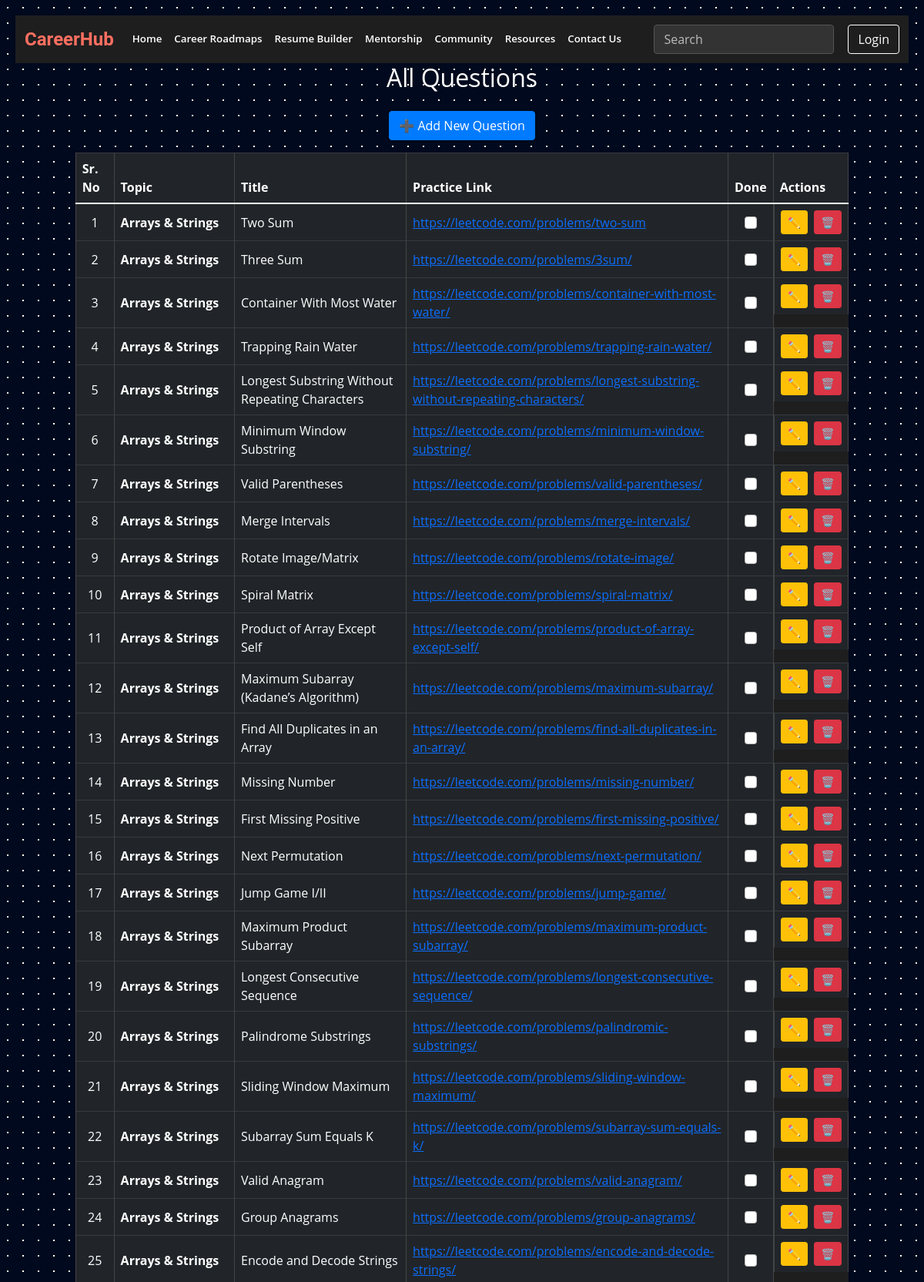
The app's page /get_all_questions (signed in, upper part) with its own data.
### tables this page shows
CREATE TABLE questions (
        id INTEGER PRIMARY KEY AUTOINCREMENT,
        topic TEXT NOT NULL,
        title TEXT NOT NULL,
        practice_link TEXT NOT NULL,
        done BOOLEAN DEFAULT FALSE
    );

### app.py (the view)
@app.route("/get_all_questions", methods=["GET"])
def get_all_questions():
    if "user_id" not in session:
        return redirect(url_for("login"))
    conn = get_db_connection()
    cur = conn.cursor()
    cur.execute("SELECT * FROM questions ORDER BY topic ASC;")
    questions = cur.fetchall()
    conn.close()
    question_list = [{
        "sr_no": idx + 1,
        "id": question["id"],
        "topic": question["topic"],
        "title": question["title"],
        "practice_link": question["practice_link"],
        "done": bool(question["done"])
    } for idx, question in enumerate(questions)]
    return render_template("qsn.html", questions=question_list)

### app.py (called while the page is built)
def get_db_connection():
    conn = sqlite3.connect(DATABASE_URL)
    conn.row_factory = sqlite3.Row
    return conn

### templates/qsn.html (shortened to what this page needs)
<!DOCTYPE html>
<html lang="en">
<head>
    <link href="https://cdn.jsdelivr.net/npm/bootstrap@5.1.3/dist/css/bootstrap.min.css" rel="stylesheet">
</head>
<body>
    <nav class="navbar navbar-expand-lg bg-dark">
        <div class="container-fluid">
            <a class="navbar-brand" href="#">CareerHub</a>
            <div class="collapse navbar-collapse" id="navbarTogglerDemo01">
                <ul class="navbar-nav me-auto mb-2 mb-lg-0">
                    <li class="nav-item">
                        <a class="nav-link active" href="#">Home</a>
                    </li>
                    <li class="nav-item dropdown">
                        <a class="nav-link" href="#" role="button" data-bs-toggle="dropdown" aria-expanded="false">
                            Career Roadmaps
                        </a>
                    </li>
                    <li class="nav-item">
                        <a class="nav-link" href="#">Resume Builder</a>
                    </li>
                    <li class="nav-item">
                        <a class="nav-link" href="#">Mentorship</a>
                    </li>
                    <li class="nav-item">
                        <a class="nav-link" href="#">Community</a>
                    </li>
                    <li class="nav-item">
                        <a class="nav-link" href="#">Resources</a>
                    </li>
                    <li class="nav-item">
                        <a class="nav-link" href="#">Contact Us</a>
                    </li>
                </ul>
                <form class="d-flex">
                    <input class="form-control me-2" type="search" placeholder="Search" aria-label="Search">
                    {% if is_logged_in %}
                        <a href="{{ url_for('logout') }}">
                            <button class="btn btn-outline-primary" type="button">Logout</button>
                        </a>
                    {% else %}
                        <a href="{{ url_for('login') }}">
                            <button class="btn btn-outline-primary" type="button">Login</button>
                        </a>
                    {% endif %}
                </form>
            </div>
        </div>
    </nav>
    <div class="container">
        <h2 class="mb-4 text-center">All Questions</h2>
        <div class="text-center mb-3">
            <button class="btn btn-primary" data-bs-toggle="modal" data-bs-target="#addQuestionModal">➕ Add New
                Question</button>
        </div>
        <div class="table-responsive">
            <table class="table table-dark table-bordered table-hover align-middle">
                <thead class="thead-light">
                    <tr>
                        <th scope="col">Sr. No</th>
                        <th scope="col">Topic</th>
                        <th scope="col">Title</th>
                        <th scope="col">Practice Link</th>
                        <th scope="col">Done</th>
                        <th scope="col">Actions</th>
                    </tr>
                </thead>
                <tbody>
                    {% for question in questions %}
                    <tr id="row-{{ question.id }}" class="topic-border-{{ question.topic|replace(' ', '') }}">
                        <td class="text-center">{{ question.sr_no }}</td>
                        <td class="topic-{{ question.id }} fw-bold">{{ question.topic }}</td>
                        <td class="title-{{ question.id }}">{{ question.title }}</td>
                        <td class="link-{{ question.id }}">
                            <a href="{{ question.practice_link }}" target="_blank">
                                {{ question.practice_link }}
                            </a>
                        </td>
                        <td class="text-center">
                            <input type="checkbox" class="form-check-input" id="done-checkbox-{{ question.id }}"
                                {% if question.done %} checked {% endif %} onchange="updateDone('{{ question.id }}')">
                        </td>
                        <td class="d-flex justify-content-start align-items-center gap-2">
                            <button class="btn btn-sm btn-warning edit-btn" id="edit-btn-{{ question.id }}"
                                onclick="editRow('{{ question.id }}')">✏️</button>
                            <form action="{{ url_for('delete_question', id=question.id) }}" method="POST" style="display:inline;">
                                <button type="submit" class="btn btn-sm btn-danger">🗑️</button>
                            </form>
                        </td>
                    </tr>
                    {% endfor %}
                </tbody>
            </table>
        </div>
    </div>
</body>
</html>

### templates/qsn.html (style rules this page uses)
body { font-family: Arial, sans-serif; padding: 20px; background-color: #121212; color: #ffffff; }
.bg-dark, .table-dark { background-color: #1e1e1e !important; }
.table-responsive { width: 100%; overflow-x: auto; }
table { max-width: 90%; margin: 0 auto; width: 100%; background-color: #1e1e1e; color: #ffffff; }
th, td { border-color: #444444; color: #ffffff; }
.form-control { background-color: #333333; color: white; border: 1px solid #555555; }
.form-control::placeholder { color: #bbbbbb; }
.btn { color: white; }
.btn-primary { background-color: #007bff; border-color: #007bff; }
.btn-danger { background-color: #dc3545; border-color: #dc3545; }
body { background-color: #000000; background: radial-gradient(circle, rgba(255, 255, 255, 0.2) 1px, #00091d 1px); background-size: 20px 20px; font-family: 'Open Sans', sans-serif; }
.navbar-brand { font-family: 'Roboto', sans-serif; font-weight: 700; font-size: 1.5rem; color: #FF6F61; }
.nav-link { color: white !important; font-weight: 600; font-size: smaller; transition: color 0.3s ease; }
.btn-outline-success, .btn-outline-primary { color: white; border-color: white; }
.btn-outline-primary { margin-left: 10px; }

### records on screen
questions: sr_no "1", topic "Arrays & Strings", title "Two Sum", practice_link "https://leetcode.com/problems/two-sum"
questions: sr_no "2", topic "Arrays & Strings", title "Three Sum", practice_link "https://leetcode.com/problems/3sum/"
questions: sr_no "3", topic "Arrays & Strings", title "Container With Most Water", practice_link "https://leetcode.com/problems/container-with-most-water/"
questions: sr_no "4", topic "Arrays & Strings", title "Trapping Rain Water", practice_link "https://leetcode.com/problems/trapping-rain-water/"
questions: sr_no "5", topic "Arrays & Strings", title "Longest Substring Without Repeating Characters", practice_link "https://leetcode.com/problems/longest-substring-without-repeating-characters/"
questions: sr_no "6", topic "Arrays & Strings", title "Minimum Window Substring", practice_link "https://leetcode.com/problems/minimum-window-substring/"
questions: sr_no "7", topic "Arrays & Strings", title "Valid Parentheses", practice_link "https://leetcode.com/problems/valid-parentheses/"
questions: sr_no "8", topic "Arrays & Strings", title "Merge Intervals", practice_link "https://leetcode.com/problems/merge-intervals/"
questions: sr_no "9", topic "Arrays & Strings", title "Rotate Image/Matrix", practice_link "https://leetcode.com/problems/rotate-image/"
questions: sr_no "10", topic "Arrays & Strings", title "Spiral Matrix", practice_link "https://leetcode.com/problems/spiral-matrix/"
questions: sr_no "11", topic "Arrays & Strings", title "Product of Array Except Self", practice_link "https://leetcode.com/problems/product-of-array-except-self/"
questions: sr_no "12", topic "Arrays & Strings", title "Maximum Subarray (Kadane’s Algorithm)", practice_link "https://leetcode.com/problems/maximum-subarray/"
questions: sr_no "13", topic "Arrays & Strings", title "Find All Duplicates in an Array", practice_link "https://leetcode.com/problems/find-all-duplicates-in-an-array/"
questions: sr_no "14", topic "Arrays & Strings", title "Missing Number", practice_link "https://leetcode.com/problems/missing-number/"
questions: sr_no "15", topic "Arrays & Strings", title "First Missing Positive", practice_link "https://leetcode.com/problems/first-missing-positive/"
questions: sr_no "16", topic "Arrays & Strings", title "Next Permutation", practice_link "https://leetcode.com/problems/next-permutation/"
questions: sr_no "17", topic "Arrays & Strings", title "Jump Game I/II", practice_link "https://leetcode.com/problems/jump-game/"
questions: sr_no "18", topic "Arrays & Strings", title "Maximum Product Subarray", practice_link "https://leetcode.com/problems/maximum-product-subarray/"
questions: sr_no "19", topic "Arrays & Strings", title "Longest Consecutive Sequence", practice_link "https://leetcode.com/problems/longest-consecutive-sequence/"
questions: sr_no "20", topic "Arrays & Strings", title "Palindrome Substrings", practice_link "https://leetcode.com/problems/palindromic-substrings/"
questions: sr_no "21", topic "Arrays & Strings", title "Sliding Window Maximum", practice_link "https://leetcode.com/problems/sliding-window-maximum/"
questions: sr_no "22", topic "Arrays & Strings", title "Subarray Sum Equals K", practice_link "https://leetcode.com/problems/subarray-sum-equals-k/"
questions: sr_no "23", topic "Arrays & Strings", title "Valid Anagram", practice_link "https://leetcode.com/problems/valid-anagram/"
questions: sr_no "24", topic "Arrays & Strings", title "Group Anagrams", practice_link "https://leetcode.com/problems/group-anagrams/"
questions: sr_no "25", topic "Arrays & Strings", title "Encode and Decode Strings", practice_link "https://leetcode.com/problems/encode-and-decode-strings/"
